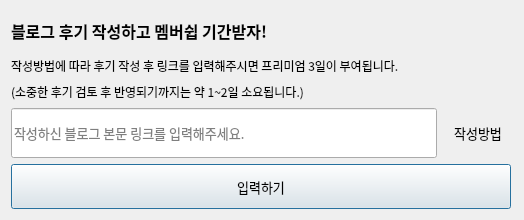
<?xml version="1.0" encoding="UTF-8"?>
<ui version="4.0">
 <class>Dialog</class>
 <widget class="QDialog" name="Dialog">
  <property name="geometry">
   <rect>
    <x>0</x>
    <y>0</y>
    <width>524</width>
    <height>220</height>
   </rect>
  </property>
  <property name="sizePolicy">
   <sizepolicy hsizetype="Preferred" vsizetype="Preferred">
    <horstretch>0</horstretch>
    <verstretch>0</verstretch>
   </sizepolicy>
  </property>
  <property name="minimumSize">
   <size>
    <width>524</width>
    <height>220</height>
   </size>
  </property>
  <property name="maximumSize">
   <size>
    <width>524</width>
    <height>220</height>
   </size>
  </property>
  <property name="font">
   <font>
    <family>KoPubWorld돋움체 Medium</family>
    <pointsize>10</pointsize>
   </font>
  </property>
  <property name="windowTitle">
   <string>Dialog</string>
  </property>
  <layout class="QGridLayout" name="gridLayout">
   <item row="0" column="0">
    <layout class="QVBoxLayout" name="verticalLayout">
     <item>
      <widget class="QLabel" name="label">
       <property name="font">
        <font>
         <family>KoPubWorld돋움체 Bold</family>
         <pointsize>12</pointsize>
         <weight>75</weight>
         <bold>true</bold>
        </font>
       </property>
       <property name="text">
        <string>블로그 후기 작성하고 멤버쉽 기간받자!</string>
       </property>
      </widget>
     </item>
     <item>
      <widget class="QLabel" name="label_2">
       <property name="maximumSize">
        <size>
         <width>16777215</width>
         <height>20</height>
        </size>
       </property>
       <property name="font">
        <font>
         <family>KoPubWorld돋움체 Light</family>
         <pointsize>9</pointsize>
        </font>
       </property>
       <property name="text">
        <string>작성방법에 따라 후기 작성 후 링크를 입력해주시면 프리미엄 3일이 부여됩니다. </string>
       </property>
      </widget>
     </item>
     <item>
      <widget class="QLabel" name="label_4">
       <property name="maximumSize">
        <size>
         <width>16777215</width>
         <height>20</height>
        </size>
       </property>
       <property name="font">
        <font>
         <family>KoPubWorld돋움체 Light</family>
         <pointsize>9</pointsize>
        </font>
       </property>
       <property name="text">
        <string>(소중한 후기 검토 후 반영되기까지는 약 1~2일 소요됩니다.)</string>
       </property>
      </widget>
     </item>
     <item>
      <layout class="QHBoxLayout" name="horizontalLayout">
       <item>
        <widget class="QLineEdit" name="lineEdit">
         <property name="minimumSize">
          <size>
           <width>0</width>
           <height>50</height>
          </size>
         </property>
         <property name="inputMask">
          <string/>
         </property>
         <property name="text">
          <string/>
         </property>
         <property name="frame">
          <bool>true</bool>
         </property>
         <property name="placeholderText">
          <string>작성하신 블로그 본문 링크를 입력해주세요.</string>
         </property>
         <property name="clearButtonEnabled">
          <bool>true</bool>
         </property>
        </widget>
       </item>
       <item>
        <widget class="QLabel" name="label_3">
         <property name="minimumSize">
          <size>
           <width>70</width>
           <height>0</height>
          </size>
         </property>
         <property name="text">
          <string>&lt;a href=&quot;1&quot;&gt;&lt;span style=&quot; color:#000000;&quot; style=&quot;text-decoration:none&quot;&gt;작성방법&lt;/a&gt;</string>
         </property>
         <property name="alignment">
          <set>Qt::AlignCenter</set>
         </property>
         <property name="openExternalLinks">
          <bool>false</bool>
         </property>
         <property name="textInteractionFlags">
          <set>Qt::LinksAccessibleByMouse</set>
         </property>
        </widget>
       </item>
      </layout>
     </item>
     <item>
      <widget class="QPushButton" name="pushButton">
       <property name="minimumSize">
        <size>
         <width>500</width>
         <height>45</height>
        </size>
       </property>
       <property name="maximumSize">
        <size>
         <width>500</width>
         <height>16777215</height>
        </size>
       </property>
       <property name="text">
        <string>입력하기</string>
       </property>
      </widget>
     </item>
    </layout>
   </item>
  </layout>
 </widget>
 <resources/>
 <connections>
  <connection>
   <sender>pushButton</sender>
   <signal>clicked()</signal>
   <receiver>Dialog</receiver>
   <slot>complete_interface()</slot>
   <hints>
    <hint type="sourcelabel">
     <x>405</x>
     <y>181</y>
    </hint>
    <hint type="destinationlabel">
     <x>523</x>
     <y>219</y>
    </hint>
   </hints>
  </connection>
  <connection>
   <sender>label_3</sender>
   <signal>linkActivated(QString)</signal>
   <receiver>Dialog</receiver>
   <slot>check_free()</slot>
   <hints>
    <hint type="sourcelabel">
     <x>480</x>
     <y>127</y>
    </hint>
    <hint type="destinationlabel">
     <x>523</x>
     <y>121</y>
    </hint>
   </hints>
  </connection>
 </connections>
 <slots>
  <slot>complete_interface()</slot>
  <slot>check_free()</slot>
 </slots>
</ui>
